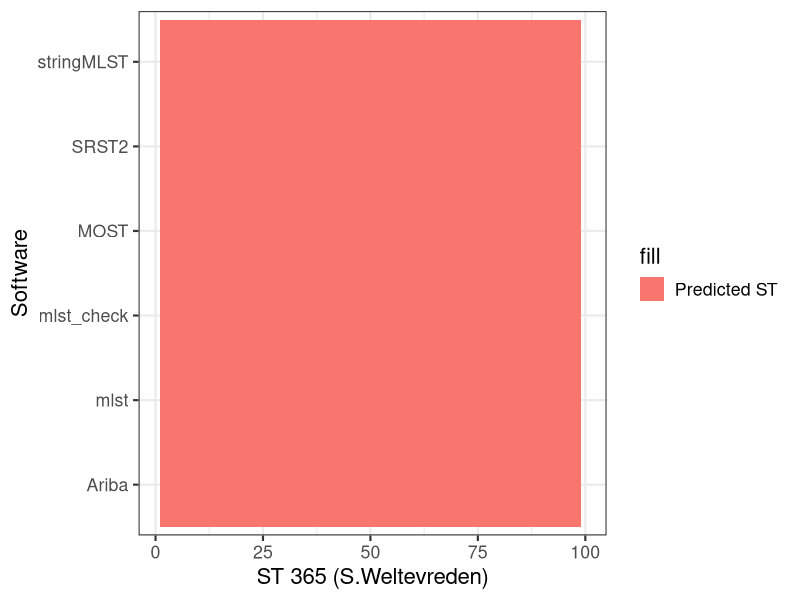
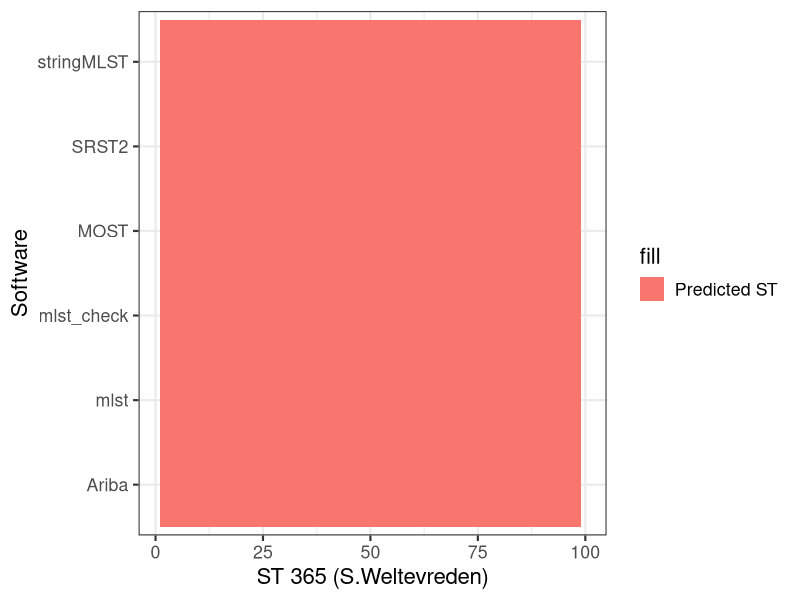

Generate these figures, in order, with R:
library(ggplot2)
all_data = read.table('mixed_st_calls.tsv',header = TRUE, sep = "\t")

all_data$Mix = all_data$Mix*2
ggplot(data = all_data, aes(y = Mix, x= Software,fill = 'Predicted ST'))+  geom_tile( ) + theme_classic() + theme_bw(base_size = 16)  + xlab("Software")+ ylim(c(1,100))+  ylab("ST 365 (S.Weltevreden)")+ coord_flip()
ggsave(filename="mixing_samples.png", scale=1)

